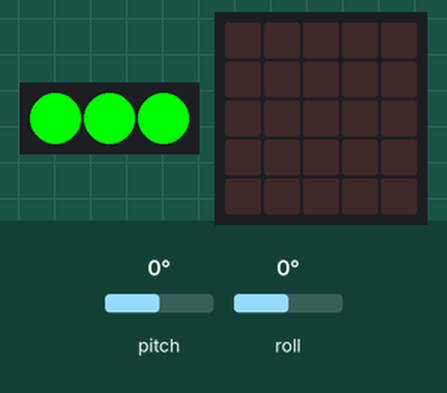
Simulated run of this program. Board: Calliope mini (MakeCode). On the bench: 3 RGB LEDs in strip order, left to right, the board's 5×5 LED display. The inputs (shaded band) are chosen by the test bench; at power-on: pitch 0°, roll 0°.

Above: at 1.2 s.
1.3 s: pitch set to 3°
2.8 s: pitch set to 6°
At 3.01 s:
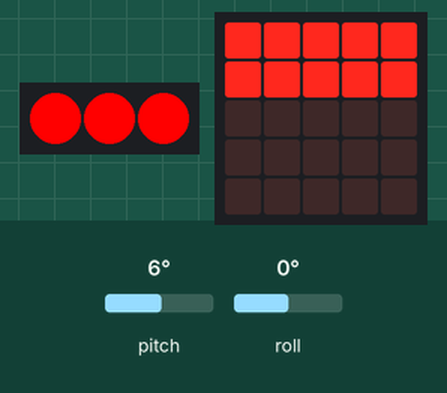
5.8 s: pitch set to -172°
At 6.38 s:
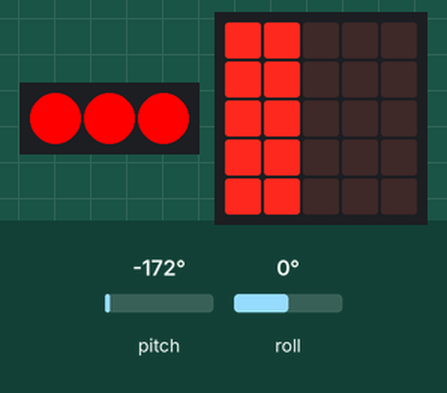
At 6.79 s:
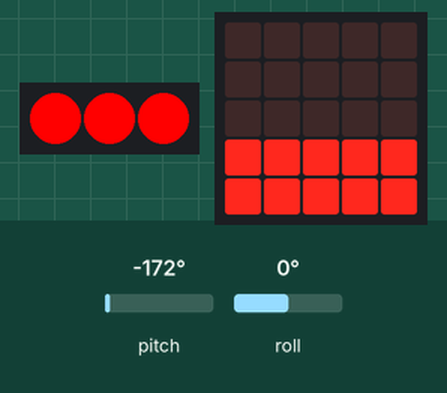
8.8 s: roll set to -172°
At 9.66 s:
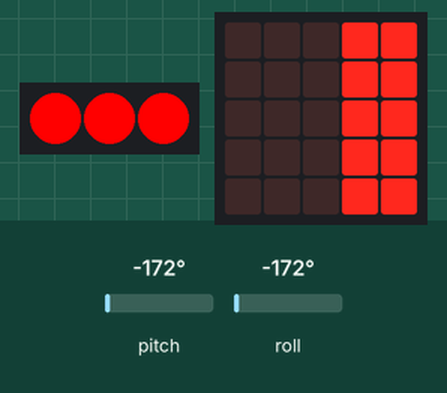
11.8 s: pitch set to -6°
14.8 s: pitch set to -3°
Timing chart, 0 to 17.8 s (numbered marks = the images above; inputs shaded):
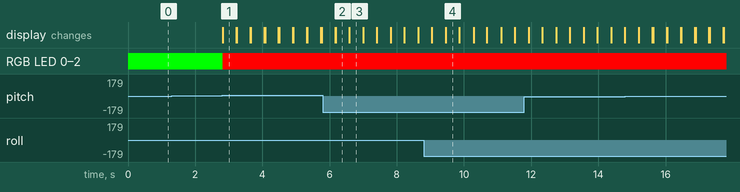

Measured:
- the behaviour switches between 4 and 5° on pitch (found by bisection; images 0 and 1)
- after the input at 1.3 s, every drawn part: stays the same
- after the input at 2.8 s, RGB LED 0–2: RGB(0, 255, 0) → RGB(255, 0, 0) at once; the display: changes at once (image 1)
- after the input at 5.8 s, the display: first differs from a run without the input after 0.38 s (image 2)
- after the input at 8.8 s, the display: first differs from a run without the input after 0.67 s (image 4)
- what the display in image 1 shows lasts 0.4 s, from 2.8 s to 3.2 s

The program:

main.ts
```typescript
let neigung_x = 0
let neigung_y = 0
basic.forever(function () {
    neigung_x = input.rotation(Rotation.Pitch)
    neigung_y = input.rotation(Rotation.Roll)
    if (Math.abs(neigung_x) < 5 && Math.abs(neigung_y) < 5) {
        basic.setLedColors(0x00ff00, 0x00ff00, 0x00ff00)
    } else {
        basic.setLedColors(0xff0000, 0xff0000, 0xff0000)
    }
    if (neigung_y >= 5) {
        basic.showLeds(`
            # # . . .
            # # . . .
            # # . . .
            # # . . .
            # # . . .
            `)
    }
    if (neigung_y < 5) {
        basic.clearScreen()
    }
    if (neigung_y <= -5) {
        basic.showLeds(`
            . . . # #
            . . . # #
            . . . # #
            . . . # #
            . . . # #
            `)
    }
    if (neigung_y > -5) {
        basic.clearScreen()
    }
    if (neigung_x >= 5) {
        basic.showLeds(`
            # # # # #
            # # # # #
            . . . . .
            . . . . .
            . . . . .
            `)
    }
    if (neigung_x < 5) {
        basic.clearScreen()
    }
    if (neigung_x <= -5) {
        basic.showLeds(`
            . . . . .
            . . . . .
            . . . . .
            # # # # #
            # # # # #
            `)
    }
    if (neigung_x > -5) {
        basic.clearScreen()
    }
})
```

test.ts
```typescript
// Hier kann man Tests durchführen; diese Datei wird nicht kompiliert, wenn dieses Paket als Erweiterung verwendet wird.
```
